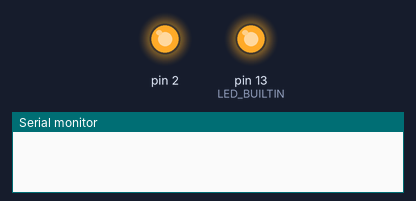
The sketch below on a simulated Arduino Uno, built with avr-gcc and run on an emulated ATmega328P. Shown: output pins drawn as LEDs (lit = HIGH), the last lines printed to the serial monitor.

Above: at 1.0 s.
At 7.5 s:
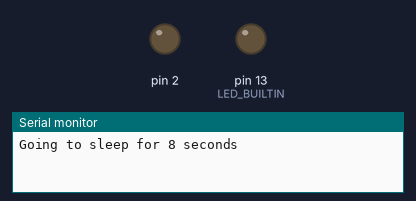
Timing chart, 0 to 17.0 s (numbered marks = the images above):
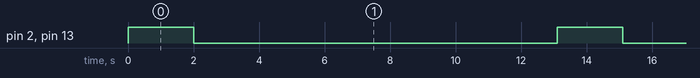

The sketch:

w9_1_arduino_low_power_library.ino
```cpp
// Arduino Idle Sleep Mode Example.
// The following code automatically enables and disables the Idle Sleep Mode.

#include <LowPower.h>


void setup() {
  Serial.begin(9600);
  pinMode(LED_BUILTIN,OUTPUT);
  digitalWrite(LED_BUILTIN,LOW);
  pinMode(2,OUTPUT);

}
void loop() {

  digitalWrite(LED_BUILTIN,HIGH);
  digitalWrite(2,HIGH);
  delay(2000);
  digitalWrite(LED_BUILTIN,LOW);
  digitalWrite(2,LOW);
  Serial.println("Going to sleep for 8 seconds");
  delay(100);
  LowPower.idle(SLEEP_8S, ADC_OFF, TIMER2_OFF, TIMER1_OFF, TIMER0_OFF,SPI_OFF, USART0_OFF, TWI_OFF);
  delay(1000);
  Serial.println("Arduino: Hey I just Woke up");
  Serial.println("");
  delay(2000);
}
```

Measured:
- by itself, pin 2, pin 13 (LED_BUILTIN): alternates HIGH for 2.0 s and LOW for 11.1 s
